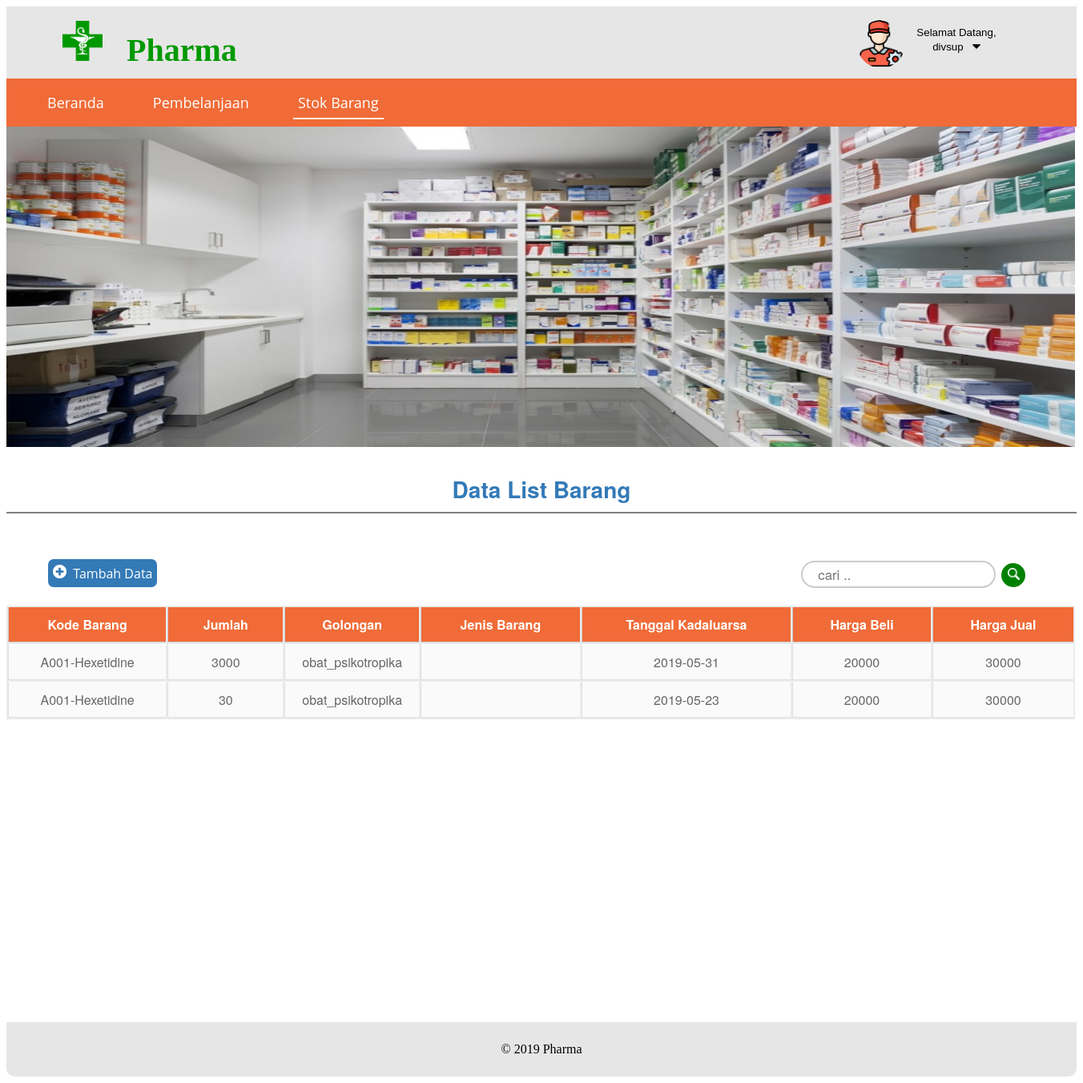
Screenshot of /view/divsup/barang.php (signed in) with the database file from the repository.
### tables this page shows
CREATE TABLE `barang` (
  `id_barang` int(11) NOT NULL,
  `kd_barang` varchar(50) NOT NULL,
  `jml_barang` int(11) NOT NULL,
  `golongan` enum('obat_bebas','obat_keras','obat_psikotropika','obat_narkotika','alat') NOT NULL,
  `tgl_kdl` date NOT NULL,
  `nip` int(25) NOT NULL,
  `harga_jual` int(30) NOT NULL,
  `harga_beli` int(30) NOT NULL
);

### view/divsup/barang.php (the view, shortened to what this page needs)
<?php include '../layout/header4.php';
?>
		<div class="menu">
				<a href="../../view/welcome_divsup.php">
					<input type="submit" name="beranda" value="Beranda" class="menubtn">
				</a>
		 		<a href="../divsup/pembelian.php">
		 			<input type="submit" name="beranda" value="Pembelanjaan" class="menubtn" >
		 		</a>
		 		<a href="../divsup/barang.php">
		 			<input type="submit" name="beranda" value="Stok Barang" class="menubtn" style="border-bottom: 2px solid white; ">
		 		</a>
	    </div>
	    <div class="slider">
	    	<img src="../../assets/img/stock.jpg" style="width:1334px; height:400px;">
	    	<br>
	    	<p align="center" class="p"><strong>Data List Barang</p></strong>
	    	<hr class="hr" noshade="blue">
	    </div>
<table border="0"  width="1330" style="background : #fff;">
	<tr style="background-color: #fff">
		<td style="float: left; background: #fff; border: 0px solid #fff;">
			<a href="add-barang.php">
				<button class="btn-tmb">
					<img src="../../assets/img/add.png" width="17px" height="17px">&nbsp;&nbsp;Tambah Data
				</button>
			</a>
		</td>
		<td style="float: right; margin-top: 20px; width: 390px; background: #fff; border: 0px solid #fff;">	<form method="post">
				<input type="text" name="cari" class="input" placeholder="cari .." autocomplete="off">
					<button class="coba" name="search" style="margin-left: 3px" >
						<img src="../../assets/img/cari.png" width="15px" height="15px">
					</button>
			</form>
		</td>
	</tr>
</table>
<div class="scroll">
	<div class="content">
	    <table>
	    		<thead>
	    			<tr>
	    				<th>Kode Barang</th>
	    				<th>Jumlah</th>
	    				<th>Golongan</th>
	    				<th>Jenis Barang</th>
	    				<th>Tanggal Kadaluarsa</th>
	    				<th>Harga Beli</th>
	    				<th>Harga Jual</th>
	    			</tr>
	    		</thead>
	    		<?php
					include "../../controllers/koneksi.php";
					if (isset($_POST['search'])) {
						$cari = $_POST['cari'];
						$query_mysql = $connect->query("SELECT * FROM barang WHERE kd_barang LIKE '%$cari%' or tgl_kdl LIKE '%$cari%' or golongan LIKE '%$cari%' or jenis_barang LIKE '%$cari%' ");
					}else{
						$query_mysql = $connect->query("SELECT * FROM barang")or die(mysql_error());
					}
					while($data = $query_mysql->fetch_assoc()){
				?>
	    		<tr>
	    			<td><?php echo $data['kd_barang']?></td>
	    			<td><?php echo $data['jml_barang'] ?></td>
	    			<td><?php echo $data['golongan'] ?></td>
	    			<td><?php echo $data['jenis_barang'] ?></td>
	    			<td><?php echo $data['tgl_kdl'] ?></td>
	    			<td><?php echo $data['harga_beli'] ?></td>
	    			<td><?php echo $data['harga_jual'] ?></td>
	    		</tr>
	    		<?php } ?>
	    	</table>
	    </div>
	</div>
<?php include '../layout/footer.php'?>
	</body>
</html>

### assets/css/tampilan.css (style rules this page uses)
.container .menu { width:100%; height:60px; background-color: #F06B37; border : 0px solid orange; text-decoration: none; text-decoration-line: none; text-decoration-style: none; text-decoration-color: none; }
.container .slider { width:100%; height:500px; background-color: #fff; border : 0px solid green; }
.container .content { width:100%; height:400px; height: auto; margin: 0px; background-color: #fff; border : 0px solid green; }
.menubtn { color: #fff; font-size: 18px; font-family: 'Open Sans', sans-serif; margin-top: 10px; height: 40px; border: none; background-color: #F06B37; margin-left: 45px; outline: none; text-decoration: none; text-decoration-line: none; outline :none; }
.container table { font-family:'HelveticaNeue','Arial', sans-serif; color: #666; background: #eaebec; border: 0px solid #ccc; margin-left: 0px; margin-top: 10px; width: 1334px; }
.container table th { color: #fff; padding: 10px 30px; border-left:0.1px solid #ccc; border-bottom: 0.1px solid #ccc; background: #F06B37; }
.container table tr { text-align: center; padding-left: 10px; }
.container table td { padding: 10px 5px; border-top: 1px solid #ffffff; border-bottom: 1px solid #e0e0e0; border-left: 1px solid #e0e0e0; background: #fafafa; }
.p { font-family:'HelveticaNeue','Arial', sans-serif; font-size: 28px; color: #337ab7; margin-bottom: 0; }
.hr { color: blue; }
.btn-tmb { color: #fff; font-size: 16px; font-family: 'Open Sans', sans-serif; margin-top: 18px; height: 35px; border: none; background-color: #337ab7; margin-left: 45px; outline: none; border-radius: 7px; }
.coba { border: none; background-color: green; outline: none; width: 30px; height: 30px; border-radius: 100% }
.input { color:#8a8a8a; width: 200px; height: 20px; padding: 5px 5%; margin-right: 0; border:2px solid #ccc; border-radius: 27px; font-family:'HelveticaNeue','Arial', sans-serif; font-size: 105%; outline: none; }
.scroll { height:500px; overflow: auto; }
a { text-decoration-line: none; text-decoration: none; }

### rows the page displays
barang: kd_barang "A001-Hexetidine", jml_barang "3000", golongan "obat_psikotropika", tgl_kdl "2019-05-31", harga_beli "20000", harga_jual "30000"
barang: kd_barang "A001-Hexetidine", jml_barang "30", golongan "obat_psikotropika", tgl_kdl "2019-05-23", harga_beli "20000", harga_jual "30000"

### other values shown
$nama "divsup"
